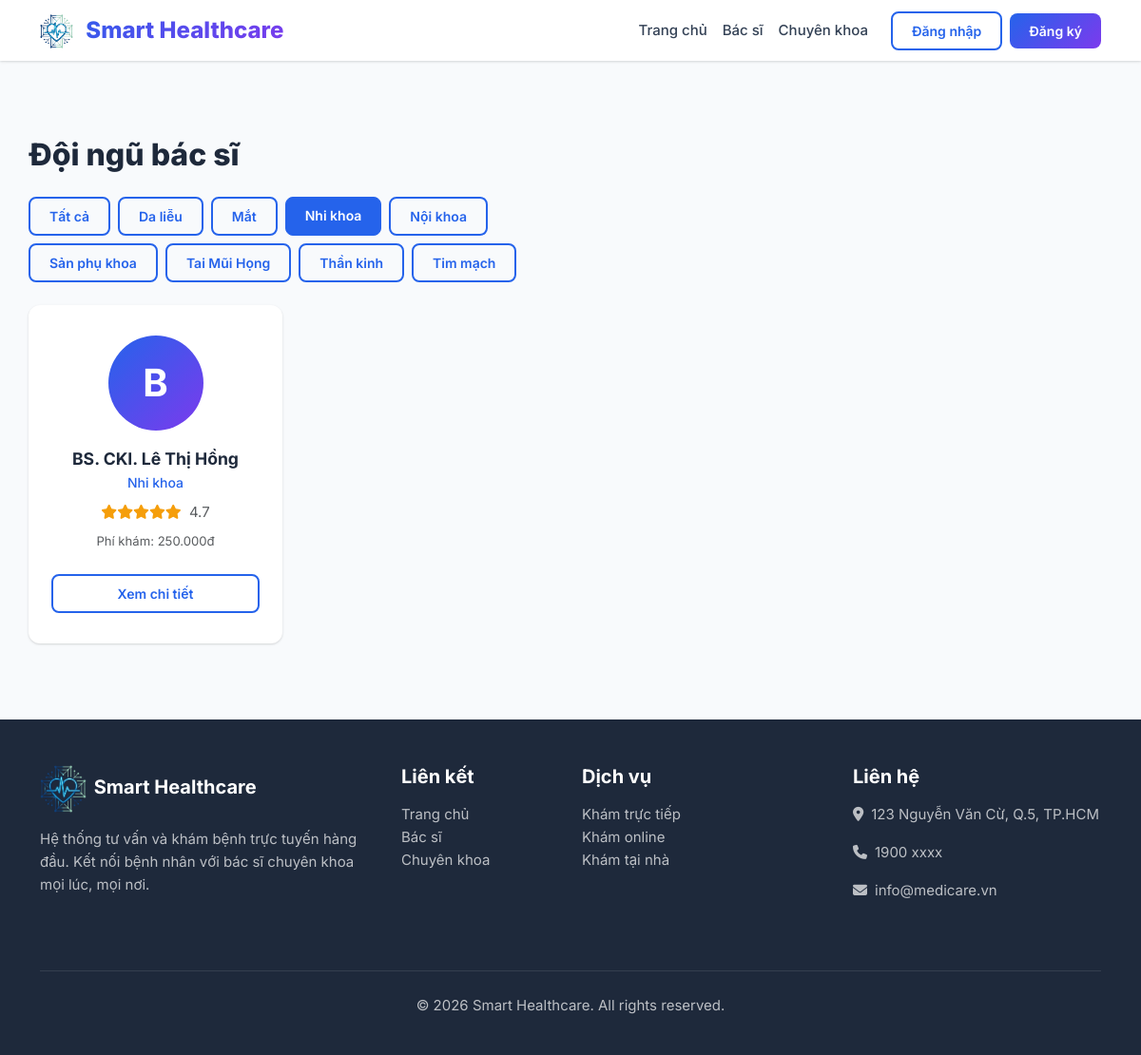
The app's page /bac-si?specialty=2 with its own data.
### tables this page shows
CREATE TABLE specialties (
    id INT AUTO_INCREMENT PRIMARY KEY,
    name VARCHAR(255) NOT NULL,
    description TEXT DEFAULT NULL,
    icon VARCHAR(100) DEFAULT 'fas fa-stethoscope',
    status ENUM('active','inactive') DEFAULT 'active',
    created_at TIMESTAMP DEFAULT CURRENT_TIMESTAMP,
    updated_at TIMESTAMP DEFAULT CURRENT_TIMESTAMP ON UPDATE CURRENT_TIMESTAMP
);

CREATE TABLE doctors (
    id INT AUTO_INCREMENT PRIMARY KEY,
    user_id INT NOT NULL UNIQUE,
    specialty_id INT DEFAULT NULL,
    qualification VARCHAR(500) DEFAULT NULL,
    experience_years INT DEFAULT 0,
    bio TEXT DEFAULT NULL,
    consultation_fee DECIMAL(12,2) DEFAULT 0.00,
    rating DECIMAL(3,2) DEFAULT 0.00,
    status ENUM('active','inactive') DEFAULT 'active',
    created_at TIMESTAMP DEFAULT CURRENT_TIMESTAMP,
    updated_at TIMESTAMP DEFAULT CURRENT_TIMESTAMP ON UPDATE CURRENT_TIMESTAMP,
    INDEX idx_doctors_specialty (specialty_id),
    FOREIGN KEY (user_id) REFERENCES users(id) ON DELETE CASCADE,
    FOREIGN KEY (specialty_id) REFERENCES specialties(id) ON DELETE SET NULL
);

CREATE TABLE users (
    id INT AUTO_INCREMENT PRIMARY KEY,
    role_id INT NOT NULL,
    email VARCHAR(255) NOT NULL UNIQUE,
    password VARCHAR(255) NOT NULL,
    full_name VARCHAR(255) NOT NULL,
    phone VARCHAR(20) DEFAULT NULL,
    avatar VARCHAR(500) DEFAULT NULL,
    status ENUM('active','inactive','banned') DEFAULT 'active',
    created_at TIMESTAMP DEFAULT CURRENT_TIMESTAMP,
    updated_at TIMESTAMP DEFAULT CURRENT_TIMESTAMP ON UPDATE CURRENT_TIMESTAMP,
    INDEX idx_users_email (email),
    INDEX idx_users_role (role_id),
    INDEX idx_users_status (status),
    FOREIGN KEY (role_id) REFERENCES roles(id) ON DELETE RESTRICT
);

### app/controllers/HomeController.php (called while the page is built, shortened)
<?php
class HomeController extends Controller
{
    public function doctors(): void
    {
        $doctorModel = new Doctor();
        $specialtyModel = new Specialty();
        $specialtyId = $this->query('specialty');
        $doctors = $specialtyId
            ? $doctorModel->bySpecialty((int)$specialtyId)
            : $doctorModel->allWithInfo();
        $this->view('home/doctors', [
            'title'       => 'Đội ngũ bác sĩ',
            'doctors'     => $doctors,
            'specialties' => $specialtyModel->allActive(),
            'currentSpecialty' => $specialtyId,
        ]);
    }
}

### public/index.php (called while the page is built, shortened)
<?php
require_once dirname(__DIR__) . '/config/app.php';
spl_autoload_register(function ($class) {
    $paths = [
        APP_PATH . '/core/' . $class . '.php',
        APP_PATH . '/models/' . $class . '.php',
        APP_PATH . '/controllers/' . $class . '.php',
    ];
    foreach ($paths as $path) {
        if (file_exists($path)) {
            return;
        }
    }
});
require_once APP_PATH . '/helpers/functions.php';
$url = isset($_GET['url']) ? rtrim($_GET['url'], '/') : '';
$router = new Router();
$router->dispatch($url);

### app/helpers/functions.php (called while the page is built, shortened)
<?php
function e(?string $value): string
{
    return htmlspecialchars($value ?? '', ENT_QUOTES, 'UTF-8');
}
function url(string $path = ''): string
{
    return BASE_URL . $path;
}
function asset(string $path): string
{
    return BASE_URL . '/assets/' . ltrim($path, '/');
}
function format_money($amount): string
{
    return number_format((float)$amount, 0, ',', '.') . 'đ';
}

### app/core/Model.php (called while the page is built, shortened)
<?php
class Model
{
    protected static ?PDO $db = null;
    protected string $table = '';
    public static function setDatabase(PDO $pdo): void
    {
        self::$db = $pdo;
    }
    protected function db(): PDO
    {
        return self::$db;
    }
    public function where(string $column, $value, string $orderBy = 'id DESC'): array
    {
        $stmt = $this->db()->prepare("SELECT * FROM {$this->table} WHERE {$column} = ? ORDER BY {$orderBy}");
        $stmt->execute([$value]);
        return $stmt->fetchAll();
    }
    public function query(string $sql, array $params = []): array
    {
        $stmt = $this->db()->prepare($sql);
        $stmt->execute($params);
        return $stmt->fetchAll();
    }
}

### app/models/Specialty.php (called while the page is built, shortened)
<?php
class Specialty extends Model
{
    public function allActive(): array
    {
        return $this->where('status', 'active', 'name ASC');
    }
}

### app/models/Doctor.php (called while the page is built, shortened)
<?php
class Doctor extends Model
{
    public function bySpecialty(int $specialtyId): array
    {
        return $this->query(
            "SELECT d.*, u.full_name, u.avatar, s.name as specialty_name
             FROM doctors d
             JOIN users u ON d.user_id = u.id
             LEFT JOIN specialties s ON d.specialty_id = s.id
             WHERE d.specialty_id = ? AND d.status = 'active'
             ORDER BY d.rating DESC",
            [$specialtyId]
        );
    }
}

### app/core/Auth.php (called while the page is built, shortened)
<?php
class Auth
{
    public static function check(): bool
    {
        return !empty($_SESSION['logged_in']) && $_SESSION['logged_in'] === true;
    }
}

### app/views/home/doctors.php (the view, shortened to what this page needs)
<div class="container section">
    <h2 class="section-title mb-4">Đội ngũ bác sĩ</h2>
    <div class="row mb-4">
        <div class="col-md-6">
            <div class="d-flex gap-2 flex-wrap">
                <a href="<?= url('/bac-si') ?>" class="btn btn-sm <?= !$currentSpecialty ? 'btn-primary' : 'btn-outline-primary' ?>">Tất cả</a>
                <?php foreach ($specialties as $s): ?>
                    <a href="<?= url('/bac-si?specialty=' . $s['id']) ?>" class="btn btn-sm <?= $currentSpecialty == $s['id'] ? 'btn-primary' : 'btn-outline-primary' ?>"><?= e($s['name']) ?></a>
                <?php endforeach; ?>
            </div>
        </div>
    </div>
    <div class="row g-4">
        <?php foreach ($doctors as $doc): ?>
        <div class="col-md-6 col-lg-3">
            <div class="card card-custom doctor-card h-100">
                <div class="card-body">
                    <div class="doctor-avatar"><?= mb_substr($doc['full_name'], 0, 1) ?></div>
                    <div class="doctor-name"><?= e($doc['full_name']) ?></div>
                    <div class="doctor-specialty"><?= e($doc['specialty_name'] ?? '') ?></div>
                    <div class="doctor-rating">
                        <?php for ($i = 1; $i <= 5; $i++): ?><i class="fas fa-star<?= $i <= round($doc['rating'] ?? 0) ? '' : ' text-muted' ?>"></i><?php endfor; ?>
                        <span class="text-muted ms-1"><?= number_format($doc['rating'] ?? 0, 1) ?></span>
                    </div>
                    <p class="text-muted small mt-2">Phí khám: <?= format_money($doc['consultation_fee'] ?? 0) ?></p>
                    <a href="<?= url('/bac-si/' . $doc['id']) ?>" class="btn btn-outline-primary btn-sm mt-2 w-100">Xem chi tiết</a>
                </div>
            </div>
        </div>
        <?php endforeach; ?>
    </div>
</div>

### app/core/Router.php (shortened to what this page needs)
<?php
class Router
{
    private array $routes = [];
    private function addRoute(string $method, string $uri, string $action): void
    {
        $pattern = preg_replace('/\{([a-zA-Z_]+)\}/', '(?P<$1>[^/]+)', $uri);
        $pattern = '#^' . $pattern . '$#';
        $this->routes[] = [
            'method'  => $method,
            'pattern' => $pattern,
            'action'  => $action,
        ];
    }
    public function dispatch(string $url): void
    {
        foreach ($this->routes as $route) {
            if (preg_match($route['pattern'], $url, $matches)) {
                $params = array_filter($matches, 'is_string', ARRAY_FILTER_USE_KEY);
                [$controllerName, $actionName] = explode('@', $route['action']);
                $controller = new $controllerName();
                call_user_func_array([$controller, $actionName], $params);
                return;
            }
        }
    }
}

### app/core/Controller.php (shortened to what this page needs)
<?php
class Controller
{
    protected function view(string $view, array $data = [], ?string $layout = 'app'): void
    {
        extract($data);
        $viewFile = APP_PATH . '/views/' . $view . '.php';
        if ($layout) {
            require $viewFile;
            $content = ob_get_clean();
            $layoutFile = APP_PATH . '/views/layouts/' . $layout . '.php';
            require $layoutFile;
        } else {
            require $viewFile;
        }
    }
    protected function query(string $key, $default = null)
    {
        return isset($_GET[$key]) ? trim($_GET[$key]) : $default;
    }
}

### app/views/layouts/app.php (shortened to what this page needs)
<!DOCTYPE html>
<html lang="vi">
<head>
    <link href="https://cdn.jsdelivr.net/npm/bootstrap@5.3.2/dist/css/bootstrap.min.css" rel="stylesheet">
    <link href="https://cdnjs.cloudflare.com/ajax/libs/font-awesome/6.5.1/css/all.min.css" rel="stylesheet">
    <link href="<?= asset('css/style.css') ?>" rel="stylesheet">
</head>
<body>
    <nav class="navbar navbar-expand-lg navbar-custom">
        <div class="container">
            <a class="navbar-brand" href="<?= url('/') ?>">
                <img src="<?= asset('images/logo1.png') ?>" alt="Logo" height="36" class="me-2" style="vertical-align:middle">
                <span><?= APP_NAME ?></span>
            </a>
            <div class="collapse navbar-collapse" id="navbarMain">
                <ul class="navbar-nav ms-auto me-3">
                    <li class="nav-item"><a class="nav-link" href="<?= url('/public') ?>">Trang chủ</a></li>
                    <li class="nav-item"><a class="nav-link" href="<?= url('/bac-si') ?>">Bác sĩ</a></li>
                    <li class="nav-item"><a class="nav-link" href="<?= url('/chuyen-khoa') ?>">Chuyên khoa</a></li>
                </ul>
                <?php if (Auth::check()): ?>
                    <a href="<?= url(Auth::dashboardUrl()) ?>" class="btn btn-login">
                        <i class="fas fa-user me-1"></i><?= e(Auth::user()['name']) ?>
                    </a>
                <?php else: ?>
                    <a href="<?= url('/dang-nhap') ?>" class="btn btn-outline-primary me-2">Đăng nhập</a>
                    <a href="<?= url('/dang-ky') ?>" class="btn btn-login">Đăng ký</a>
                <?php endif; ?>
            </div>
        </div>
    </nav>
    <?= $content ?>
    <footer class="footer">
        <div class="container">
            <div class="row">
                <div class="col-lg-4 mb-4">
                    <h5><img src="<?= asset('images/logo1.png') ?>" alt="Logo" height="50" class="me-2"><?= APP_NAME ?></h5>
                    <p>Hệ thống tư vấn và khám bệnh trực tuyến hàng đầu. Kết nối bệnh nhân với bác sĩ chuyên khoa mọi lúc, mọi nơi.</p>
                </div>
                <div class="col-lg-2 mb-4">
                    <h5>Liên kết</h5>
                    <ul class="list-unstyled">
                        <li><a href="<?= url('/') ?>">Trang chủ</a></li>
                        <li><a href="<?= url('/bac-si') ?>">Bác sĩ</a></li>
                        <li><a href="<?= url('/chuyen-khoa') ?>">Chuyên khoa</a></li>
                    </ul>
                </div>
                <div class="col-lg-3 mb-4">
                    <h5>Dịch vụ</h5>
                    <ul class="list-unstyled">
                        <li>Khám trực tiếp</li>
                        <li>Khám online</li>
                        <li>Khám tại nhà</li>
                    </ul>
                </div>
                <div class="col-lg-3 mb-4">
                    <h5>Liên hệ</h5>
                    <p><i class="fas fa-map-marker-alt me-2"></i>123 Nguyễn Văn Cừ, Q.5, TP.HCM</p>
                    <p><i class="fas fa-phone me-2"></i>1900 xxxx</p>
                    <p><i class="fas fa-envelope me-2"></i>info@medicare.vn</p>
                </div>
            </div>
            <div class="footer-bottom text-center">
                <p>&copy; <?= date('Y') ?> <?= APP_NAME ?>. All rights reserved.</p>
            </div>
        </div>
    </footer>
</body>
</html>

### assets/css/style.css (style rules this page uses)
:root { --primary: #2563eb; --primary-dark: #1d4ed8; --primary-light: #dbeafe; --accent: #10b981; --accent-dark: #059669; --danger: #ef4444; --warning: #f59e0b; --info: #06b6d4; --dark: #1e293b; --dark-2: #334155; --gray: #64748b; --gray-light: #94a3b8; --light: #f1f5f9; --lighter: #f8fafc; --white: #ffffff; --shadow: 0 1px 3px rgba(0,0,0,.1), 0 1px 2px rgba(0,0,0,.06); --shadow-md: 0 4px 6px rgba(0,0,0,.07), 0 2px 4px rgba(0,0,0,.06); --shadow-lg: 0 10px 15px rgba(0,0,0,.1), 0 4px 6px rgba(0,0,0,.05); --radius: 0.75rem; --radius-sm: 0.5rem; --sidebar-width: 260px; --topbar-height: 64px; --transition: all 0.3s ease; --font: 'Inter', -apple-system, BlinkMacSystemFont, sans-serif; --gradient-primary: linear-gradient(135deg, #2563eb 0%, #7c3aed 100%); --gradient-accent: linear-gradient(135deg, #10b981 0%, #06b6d4 100%); --gradient-hero: linear-gradient(135deg, #1e3a8a 0%, #7c3aed 50%, #2563eb 100%); }
* { margin: 0; padding: 0; box-sizing: border-box; }
body { font-family: var(--font); font-size: 0.9375rem; color: var(--dark); background: var(--lighter); line-height: 1.6; -webkit-font-smoothing: antialiased; }
a { color: var(--primary); text-decoration: none; transition: var(--transition); }
.navbar-custom { background: rgba(255,255,255,0.95); backdrop-filter: blur(20px); box-shadow: var(--shadow); padding: 0.5rem 0; position: sticky; top: 0; z-index: 1030; }
.navbar-custom .navbar-brand { font-weight: 800; font-size: 1.5rem; background: var(--gradient-primary); -webkit-background-clip: text; -webkit-text-fill-color: transparent; }
.navbar-custom .nav-link { font-weight: 500; color: var(--dark-2); padding: 0.5rem 1rem; border-radius: var(--radius-sm); transition: var(--transition); }
.btn-login { background: var(--gradient-primary); color: #fff !important; border: none; padding: 0.5rem 1.5rem; border-radius: 50px; font-weight: 600; transition: var(--transition); }
.section { padding: 5rem 0; }
.section-title { font-size: 2rem; font-weight: 800; color: var(--dark); margin-bottom: 0.5rem; }
.card-custom { border: none; border-radius: var(--radius); box-shadow: var(--shadow); transition: var(--transition); overflow: hidden; background: var(--white); }
.doctor-card .card-body { text-align: center; padding: 2rem 1.5rem; }
.doctor-card .doctor-avatar { width: 100px; height: 100px; border-radius: 50%; background: var(--gradient-primary); color: #fff; display: flex; align-items: center; justify-content: center; font-size: 2.5rem; font-weight: 700; margin: 0 auto 1rem; }
.doctor-card .doctor-name { font-size: 1.1rem; font-weight: 700; color: var(--dark); }
.doctor-card .doctor-specialty { color: var(--primary); font-size: 0.875rem; font-weight: 500; }
.doctor-card .doctor-rating { color: var(--warning); margin-top: 0.5rem; }
.btn { border-radius: var(--radius-sm); font-weight: 600; font-size: 0.875rem; padding: 0.5rem 1.25rem; transition: var(--transition); }
.btn-primary { background: var(--primary); border-color: var(--primary); }
.btn-outline-primary { border: 2px solid var(--primary); color: var(--primary); }
.footer { background: var(--dark); color: rgba(255,255,255,0.7); padding: 3rem 0 1.5rem; }
.footer h5 { color: #fff; font-weight: 700; margin-bottom: 1rem; }
.footer a { color: rgba(255,255,255,0.7); }
.footer-bottom { border-top: 1px solid rgba(255,255,255,0.1); padding-top: 1.5rem; margin-top: 2rem; }

### records on screen
specialties: name "Da liễu"
specialties: name "Mắt"
specialties: name "Nhi khoa"
specialties: name "Nội khoa"
specialties: name "Sản phụ khoa"
specialties: name "Tai Mũi Họng"
specialties: name "Thần kinh"
specialties: name "Tim mạch"
doctors: user.full_name "B", user.full_name "BS. CKI. Lê Thị Hồng", specialty.name "Nhi khoa", rating "4.7", consultation_fee "250.000đ"
